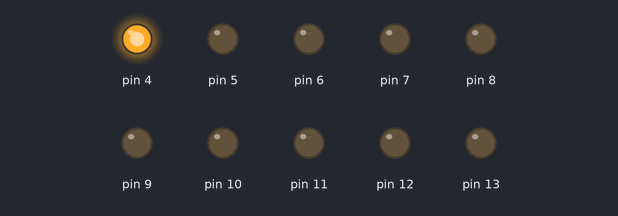
This sketch was run on a simulated Arduino Uno, built with avr-gcc and run on an emulated ATmega328P. On the bench: output pins drawn as LEDs (lit = HIGH).

Above: at 0.1 s.
At 0.5 s:
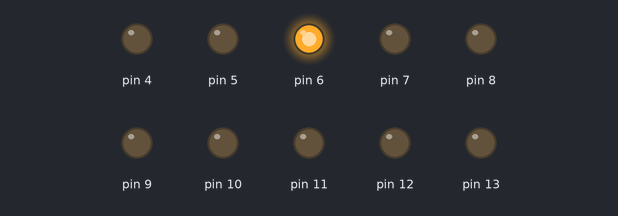
At 0.9 s:
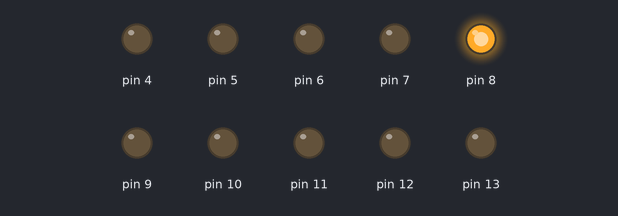
At 1.9 s:
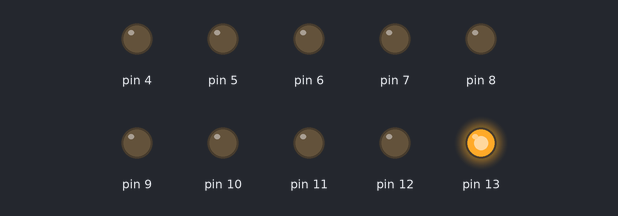
At 3.1 s:
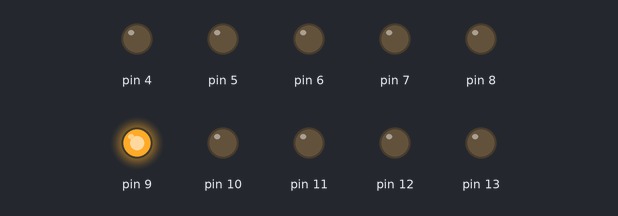
At 4.3 s:
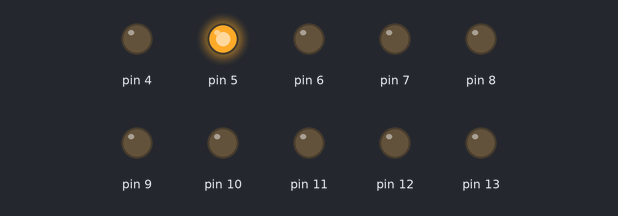
Timing chart, 0 to 4.6 s (numbered marks = the images above):
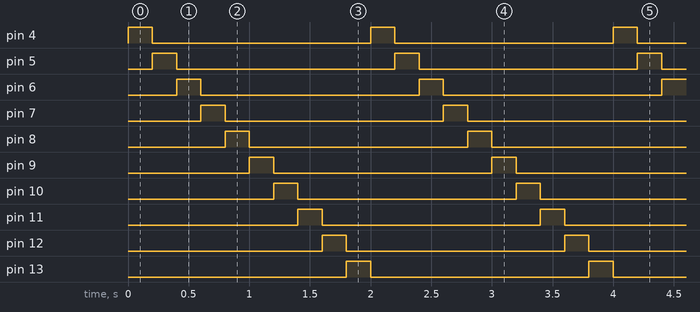

The sketch:

10ledchay.ino
```cpp
#define LED_START 4   // Chân LED bắt đầu
#define LED_END 13    // Chân LED kết thúc

void setup() {
  for (int i = LED_START; i <= LED_END; i++) {
    pinMode(i, OUTPUT); // Cấu hình tất cả các chân LED là OUTPUT
  }
}

void loop() {
  for (int i = LED_START; i <= LED_END; i++) {
    digitalWrite(i, HIGH); // Bật LED
    delay(200);            // Chờ 200ms
    digitalWrite(i, LOW);  // Tắt LED
  }
}
```

Measured:
- by itself, pin 4–13: alternates HIGH for 0.20 s and LOW for 1.8 s
- by itself, everything shown: repeats every 2.0 s, in 10 steps
